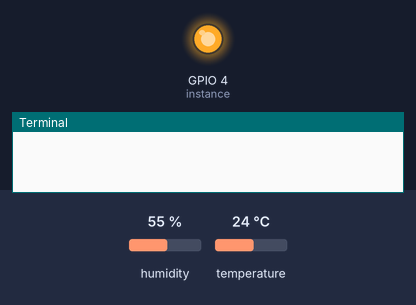
Bench run of a program on a simulated Raspberry Pi (BCM pin numbers). Shown: output pins drawn as LEDs (lit = HIGH), the last lines printed to the terminal. Inputs (shaded band) come from the test bench; at power-on: humidity 55 %, temperature 24 °C. The clock reads 2024-03-15 10:24:30 at power-on unless the program sets it; databases and web services accept everything at once and return nothing; library files of the repository ran but are not shown: dht11.py.

Above: at 0.01 s.
At 1.2 s:
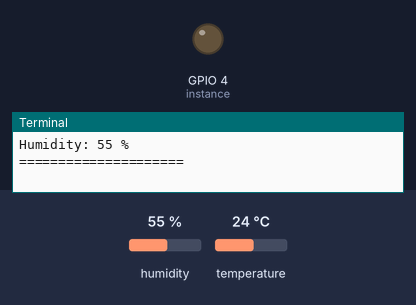
1.3 s: humidity set to 22 %
7.4 s: temperature set to 12 °C
13.5 s: humidity set to 40 %
Timing chart, 0 to 16.5 s (numbered marks = the images above; inputs shaded):
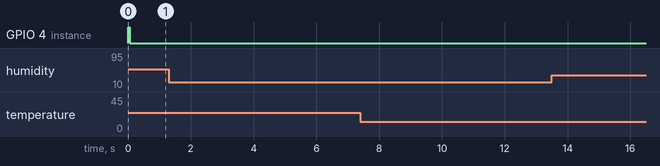

The program:

collect_data_dht11_move.py
```python
#!/usr/bin/env python
# -*- coding: utf-8 -*-

import time
import datetime
import random
import RPi.GPIO as GPIO
from DHT11_Python import dht11
import sys

# from influxdb import client as influxdb
from influxdb import InfluxDBClient

# Interval de capture
capture_interval = 5.0

# Initialize GPIO
GPIO.setwarnings(False)
GPIO.setmode(GPIO.BCM)
GPIO.cleanup()

# Read data using pin 4
instance = dht11.DHT11(pin=4)

# InfluxDB instance
db = InfluxDBClient('localhost', 8086, 'influx', 'influx', 'weather')

# Horloge
def dateClock():
    now = datetime.datetime.now()
    day = str(now.day).zfill(2)
    month = str(now.month).zfill(2)
    year = str(now.year)
    hour = str(now.hour).zfill(2)
    minute = str(now.minute).zfill(2)
    second = str(now.second).zfill(2)

    return day+'/'+month+'/'+year+' '+hour+':'+minute+':'+second

# Catch when script is interrupted, cleanup correctly
try:

  # Main loop
  while True:

    # Recuperation data sonde
    result = instance.read()

    if result.is_valid():

      # Temperature
      temperature = result.temperature
      # Humidity
      humidity = result.humidity
      # Date
      now = datetime.datetime.today()

      data = [
      {
        "measurement": "temperature.readings",
        "tags": {
        "device": "rpi01",
        },
        "fields": {
        "value": int(temperature)
        }
      },
      {
        "measurement": "humidity.readings",
        "tags": {
        "device": "rpi01",
        },
        "fields": {
        "value": int(humidity)
        }
      }
      ]
      db.write_points(data)

      print ("---------------------")
      print (dateClock())
      print ("---------------------")
      print("Temperature: %d°C" % result.temperature)
      print("Humidity: %d %%" % result.humidity)
      print ("=====================\n")

    time.sleep(capture_interval)

except KeyboardInterrupt:
  pass
  sys.exit(0)
  GPIO.cleanup()
finally:
  GPIO.cleanup()
```
